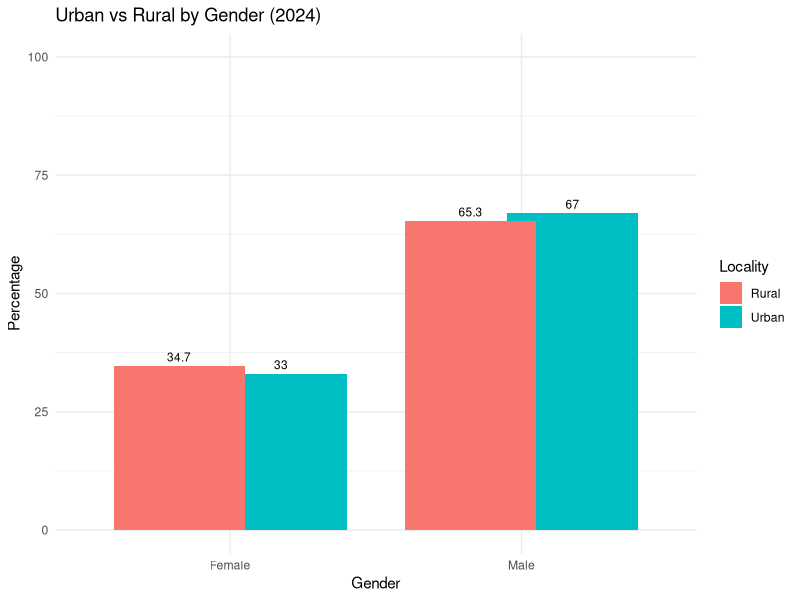
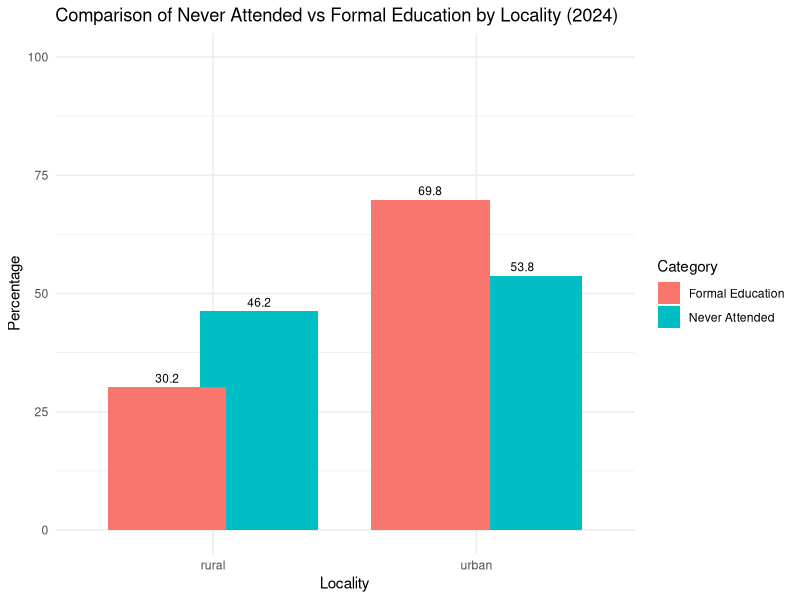
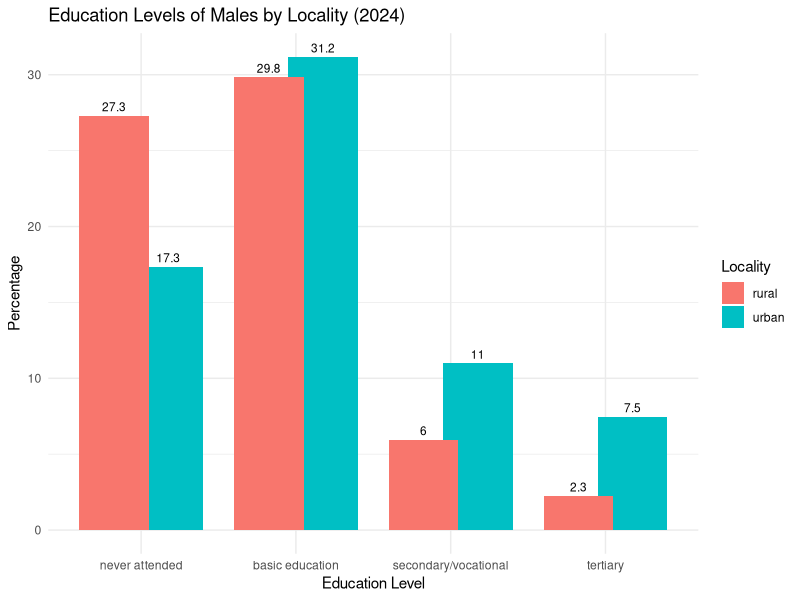
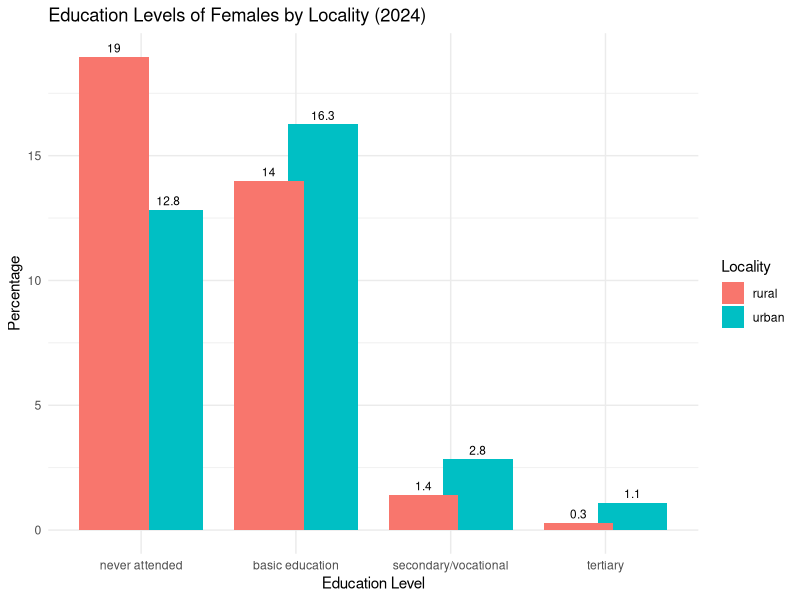

Write the R code that produced these figures, in order.
library(ggplot2)
library(readxl)
library(dplyr)
library(tidyr)

# Load the dataset
data <- read_excel("2017-2018 data set.xlsx", sheet = "2024")

# Clean column names
colnames(data) <- trimws(colnames(data))
colnames(data) <- gsub("[^A-Za-z0-9_]", "", colnames(data))
colnames(data) <- make.names(colnames(data), unique = TRUE)

# Normalize and rename columns
data$Education.Level <- tolower(trimws(data$EducationLevel))
data$Locality <- tolower(trimws(data$Locality))

# ===============================
# PART 1: Combined Urban & Rural Gender Comparison (Total only)
# ===============================
filtered_data <- data[data$Education.Level == "total" & data$Locality %in% c("urban", "rural"), ]

urban_data <- filtered_data[filtered_data$Locality == "urban", ]
rural_data <- filtered_data[filtered_data$Locality == "rural", ]

if (nrow(urban_data) == 0 | nrow(rural_data) == 0) {
  stop("One of the groups (urban/rural) has no data. Please check the dataset values.")
}

combined_plot_data <- data.frame(
  Locality = rep(c("Urban", "Urban", "Rural", "Rural"), times = 1),
  Gender = rep(c("Male", "Female"), times = 2),
  Value = c(
    as.numeric(urban_data$Male),
    as.numeric(urban_data$Female),
    as.numeric(rural_data$Male),
    as.numeric(rural_data$Female)
  )
)

ggplot(combined_plot_data, aes(x = Gender, y = Value, fill = Locality)) +
  geom_bar(stat = "identity", position = position_dodge(width = 0.7)) +
  geom_text(aes(label = round(Value, 1)), 
            position = position_dodge(width = 0.7), 
            vjust = -0.5, size = 3) +
  labs(
    title = "Urban vs Rural by Gender (2024)",
    x = "Gender",
    y = "Percentage"
  ) +
  theme_minimal() +
  ylim(0, 100)

# ===============================
# PART 2: Never Attended vs Formal Education by Locality
# ===============================
relevant_levels <- c("never attended", "basic education", "secondary/vocational", "tertiary")
filtered_data_2 <- data[data$Education.Level %in% relevant_levels & data$Locality %in% c("urban", "rural"), ]

summary_data <- filtered_data_2 %>%
  group_by(Locality, Education.Level) %>%
  summarise(Value = sum(as.numeric(Male), na.rm = TRUE) + sum(as.numeric(Female), na.rm = TRUE), .groups = "drop")

wide_data <- pivot_wider(summary_data, names_from = Education.Level, values_from = Value)

wide_data <- wide_data %>%
  mutate(
    Formal.Education = `basic education` + `secondary/vocational` + `tertiary`,
    Never.Attended = `never attended`
  )

compare_data <- data.frame(
  Locality = rep(wide_data$Locality, each = 2),
  Category = rep(c("Never Attended", "Formal Education"), times = 2),
  Value = c(wide_data$Never.Attended, wide_data$Formal.Education)
)

ggplot(compare_data, aes(x = Locality, y = Value, fill = Category)) +
  geom_bar(stat = "identity", position = position_dodge(width = 0.7)) +
  geom_text(aes(label = round(Value, 1)),
            position = position_dodge(width = 0.7),
            vjust = -0.5, size = 3) +
  labs(
    title = "Comparison of Never Attended vs Formal Education by Locality (2024)",
    x = "Locality",
    y = "Percentage"
  ) +
  theme_minimal() +
  ylim(0, 100)

# ===============================
# PART 3: Education Levels by Gender and Locality
# ===============================
all_levels <- c("never attended", "basic education", "secondary/vocational", "tertiary")
edu_gender_data <- data %>%
  filter(Education.Level %in% all_levels & Locality %in% c("urban", "rural")) %>%
  mutate(Education.Level = factor(Education.Level, levels = all_levels))

# Plot for Males
male_data <- edu_gender_data %>%
  select(Education.Level, Locality, Male) %>%
  mutate(Value = as.numeric(Male)) %>%
  select(-Male)

ggplot(male_data, aes(x = Education.Level, y = Value, fill = Locality)) +
  geom_bar(stat = "identity", position = position_dodge(width = 0.7)) +
  geom_text(aes(label = round(Value, 1)), 
            position = position_dodge(width = 0.7), 
            vjust = -0.5, size = 3) +
  labs(
    title = "Education Levels of Males by Locality (2024)",
    x = "Education Level",
    y = "Percentage"
  ) +
  theme_minimal()

# Plot for Females
female_data <- edu_gender_data %>%
  select(Education.Level, Locality, Female) %>%
  mutate(Value = as.numeric(Female)) %>%
  select(-Female)

ggplot(female_data, aes(x = Education.Level, y = Value, fill = Locality)) +
  geom_bar(stat = "identity", position = position_dodge(width = 0.7)) +
  geom_text(aes(label = round(Value, 1)), 
            position = position_dodge(width = 0.7), 
            vjust = -0.5, size = 3) +
  labs(
    title = "Education Levels of Females by Locality (2024)",
    x = "Education Level",
    y = "Percentage"
  ) +
  theme_minimal()
